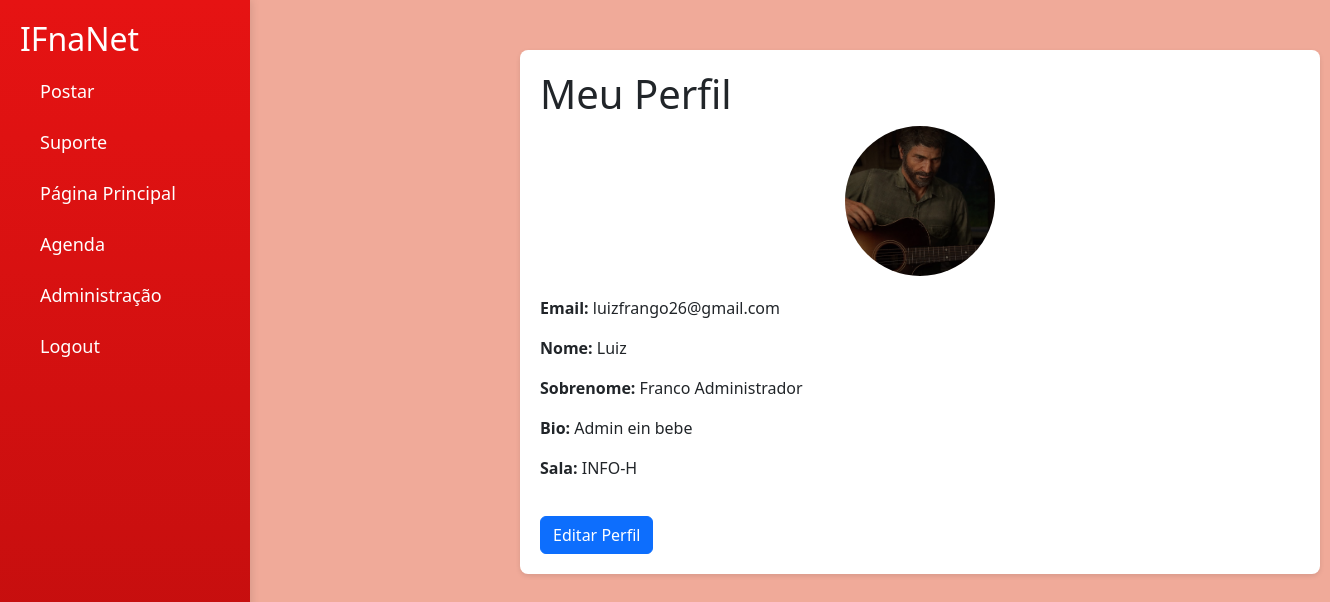
The app's page /perfil/ (signed in) with its own data.
### app/models.py (models this page shows, shortened)
class CustomUser(AbstractBaseUser, PermissionsMixin):
    email = models.EmailField(unique=True)
    bio = models.TextField(blank=True, null=True)
    nome = models.CharField(max_length=30, blank=True)
    sobrenome = models.CharField(max_length=30, blank=True)
    room = models.CharField(max_length=255, blank=True, null=True)
    foto_perfil = models.ImageField(upload_to='fotos_perfil/', blank=True, null=True)
    is_staff = models.BooleanField(default=False)
    is_active = models.BooleanField(default=True)
    USERNAME_FIELD = 'email'
    REQUIRED_FIELDS = []
    objects = CustomUserManager()

### app/views.py (the view)
# urls.py: path('perfil/', perfil_view, name='perfil'),  # Página de perfil
@login_required
def perfil_view(request):
    usuario = request.user  # ou obtenha o usuário de outra maneira
    return render(request, 'perfil.html', {'user': usuario})

### app/templates/perfil.html (shortened to what this page needs)
<!DOCTYPE html>
<html lang="pt-br">
<head>
    <link href="https://cdn.jsdelivr.net/npm/bootstrap@5.3.0/dist/css/bootstrap.min.css" rel="stylesheet">
</head>
<body>
    {% load static %}
    <div class="sidebar">
        <h2>IFnaNet</h2>
        <a href="{% url 'postar' %}"> Postar</a>
        <a href="{% url 'suporte' %}"> Suporte</a>
        <a href="{% url 'index' %}"> Página Principal</a>
        <a href="{% url 'agenda' %}"> Agenda</a>
        {% if request.user.is_staff %}
            <a href="{% url 'admin_dashboard' %}"> Administração</a>
        {% endif %}
        {% if request.user.is_authenticated %}
            <a href="{% url 'logout' %}"> Logout</a>
        {% else %}
            <a href="{% url 'login' %}"><i class="fas fa-sign-in-alt"></i> Login</a>
        {% endif %}
    </div>
    <div class="container perfil-container">
        <h1>Meu Perfil</h1>
        <div class="text-center">
            {% if user.foto_perfil %}
                <img src="{{ user.foto_perfil.url }}" alt="Foto de Perfil" class="foto-perfil">
            {% else %}
                <img src="{% static 'media/sem_foto.png' %}" alt="Foto de Perfil Padrão" class="foto-perfil">
            {% endif %}
        </div>
        <p><strong>Email:</strong> {{ user.email }}</p>
        <p><strong>Nome:</strong> {{ user.nome }}</p>
        <p><strong>Sobrenome:</strong> {{ user.sobrenome }}</p>
        <p><strong>Bio:</strong> {{ user.bio }}</p>
        <p><strong>Sala:</strong> {{ user.room }}</p>
        <a href="{% url 'editar_perfil' %}" class="btn btn-primary btn-editar">Editar Perfil</a>
    </div>
</body>
</html>

### app/templates/perfil.html (style rules this page uses)
body { background-color: #f0aa99; }
.sidebar { width: 250px; height: 100vh; background: linear-gradient(180deg, #e61313, #bd0d0d); padding: 20px; position: fixed; top: 0; left: 0; color: #ffffff; font-size: 18px; box-shadow: 2px 0 8px rgba(0, 0, 0, 0.1); }
.sidebar a { display: flex; align-items: center; gap: 10px; color: #ffffff; padding: 12px 10px; border-radius: 8px; text-decoration: none; transition: background 0.3s, transform 0.3s; }
.perfil-container { margin-left: 520px; width: 800px; margin-top: 50px; padding: 20px; background-color: #ffffff; border-radius: 8px; box-shadow: 0 2px 5px rgba(0, 0, 0, 0.1); }
.foto-perfil { width: 150px; height: 150px; border-radius: 50%; object-fit: cover; margin-bottom: 20px; }
.btn-editar { margin-top: 20px; }

### records on screen
CustomUser: foto_perfil (picture), email "luizfrango26@gmail.com", nome "Luiz", sobrenome "Franco Administrador", bio "Admin ein bebe", room "INFO-H"
